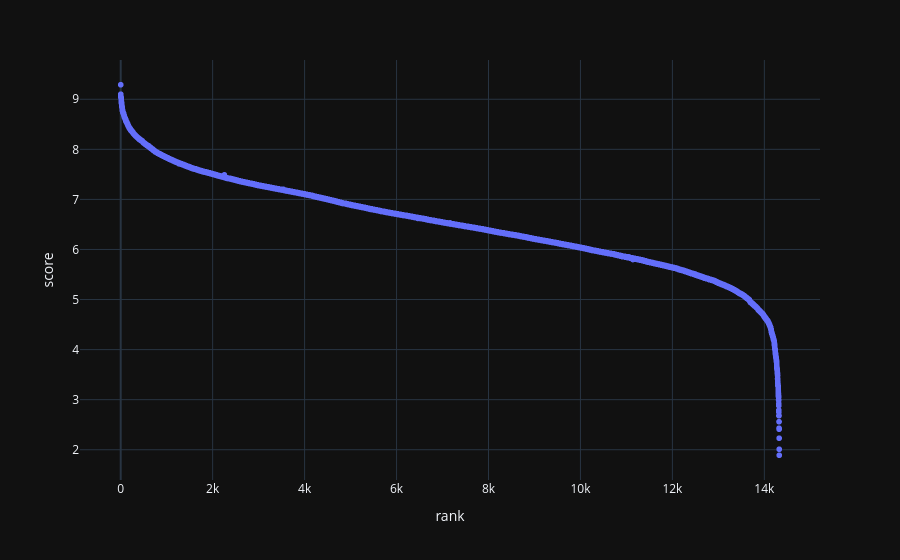

Notebook cell for this chart:
### Markdown cell above
#### The graph is made mainly by 3 parts
1. The head, where  we can see that the line descending rapidly. A very little amount of anime can claim a score greater than 8.5
2. The body, where the score lowers slowly meaning that even at 6k rank we have a good quality anime.
3. The tail, where at the very last places of the rankings we can see that there is only a little amount of anime got a score lower than 4.5

### Code cell
fig = px.scatter(dfAnime, x = "rank", y = "score", hover_name= "title")
fig.show()

### Figure 1 — Plotly figure (JSON) as saved in the notebook; plotly's stock layout.template omitted (floating-point values rounded to 4 significant figures; data arrays with more than 128 entries replaced by an {"elided": "..."} marker saying what was removed)
{"data": [{"hovertemplate": "<b>%{hovertext}</b><br><br>rank=%{x}<br>score=%{y}<extra></extra>", "hovertext": {"elided": "14306 str values"}, "legendgroup": "", "marker": {"color": "#636efa", "symbol": "circle"}, "mode": "markers", "name": "", "showlegend": false, "x": {"elided": "14306 float values"}, "xaxis": "x", "y": {"elided": "14306 float values"}, "yaxis": "y", "type": "scattergl"}], "layout": {"xaxis": {"anchor": "y", "domain": [0.0, 1.0], "title": {"text": "rank"}}, "yaxis": {"anchor": "x", "domain": [0.0, 1.0], "title": {"text": "score"}}, "legend": {"tracegroupgap": 0}, "margin": {"t": 60}}}
